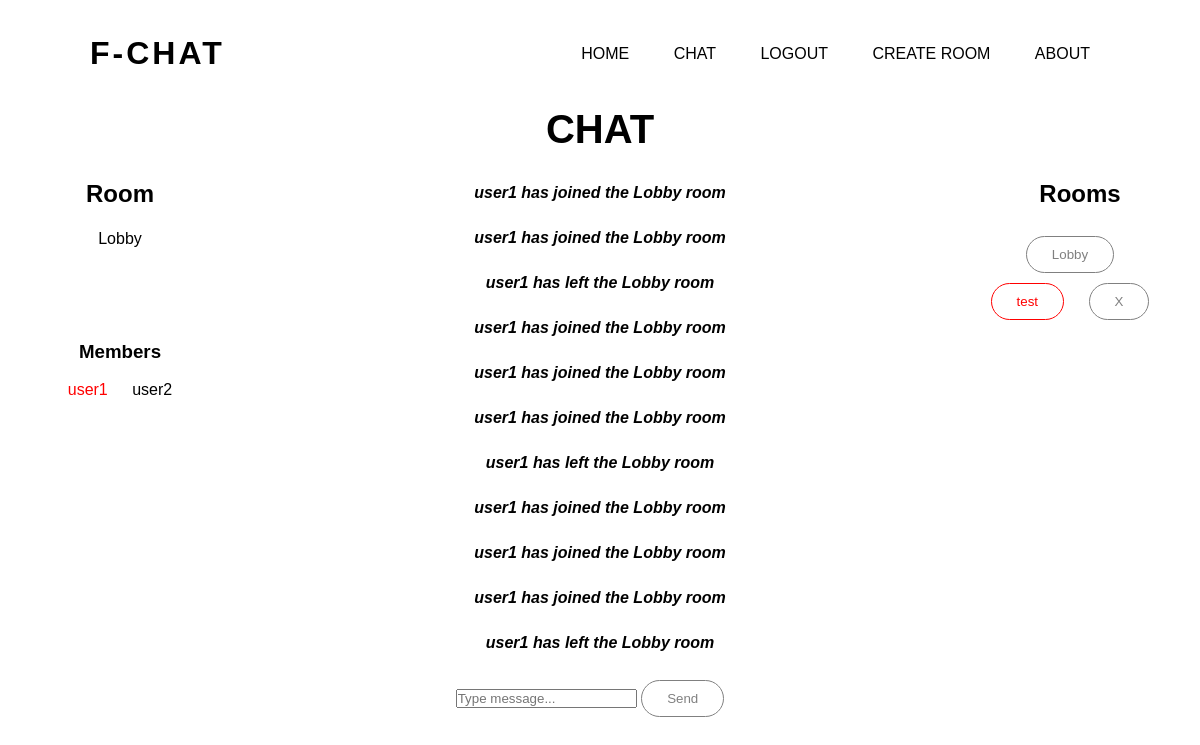
The page /chat (signed in) on the database its author committed.
### app/models.py (models this page shows)
class Room(db.Model):
    __tablename__ = "room"
    id = db.Column(db.Integer, primary_key=True)
    room_name = db.Column(db.String(100))
    owner = db.Column(db.String(80), db.ForeignKey('user.username'))
    messages = db.relationship('Message')

class User(db.Model, UserMixin):
    __tablename__ = "user"
    id = db.Column(db.Integer, primary_key=True)
    username = db.Column(db.String(80))
    email = db.Column(db.String(100))
    password = db.Column(db.String(200))
    authored_messages = db.relationship('Message')
    owned_rooms = db.relationship('Room')
    rooms = db.relationship('Room', secondary=room_members, backref=db.backref('members', lazy='dynamic'))

class Message(db.Model):
    __tablename__ = "message"
    id = db.Column(db.Integer, primary_key=True)
    room_id = db.Column(db.Integer, db.ForeignKey('room.id'))
    author = db.Column(db.String(80), db.ForeignKey('user.username'))
    content = db.Column(db.String(500))
    receivers = db.relationship('User', secondary=message_receivers, backref=db.backref('messages', lazy='dynamic'))
    is_system_message = db.Column(db.Boolean, default=False)

### app/views.py (the view)
@views.route("/chat", methods=["GET", "POST"])
def chat():
    lobby_room = Room.query.filter_by(room_name="Lobby").first()
    if not lobby_room:
        lobby_room = Room(room_name="Lobby")
        db.session.add(lobby_room)
        for user in User.query.all():
            lobby_room.members.append(user)
        db.session.commit()
    elif current_user not in lobby_room.members:
        lobby_room.members.append(current_user)
        db.session.commit()
    elif len(lobby_room.messages) >= 100:
        db.session.delete(lobby_room.messages[0])
        db.session.commit()
    return render_template("chat.html", user=current_user, rooms=current_user.rooms, current_room=Room.query.filter_by(room_name=session["current_room"]).first())

### app/__init__.py (called while the page is built)
def create_app():
    app.config["SECRET_KEY"] = "secret!"
    app.config["SESSION_TYPE"] = "filesystem"
    app.config["SQLALCHEMY_DATABASE_URI"] = f"sqlite:///{DB_NAME}"
    login_manager = LoginManager(app)
    Session(app)
    register_resources()
    @login_manager.user_loader
    def load_user(id):
        return User.query.get(int(id))
    db.init_app(app)
    jwt.init_app(app)
    from .socket import socketio
    from .views import views
    from .auth import auth
    app.register_blueprint(views, url_prefix="/")
    app.register_blueprint(auth, url_prefix="/")
    create_database(app)
    return socketio, app

### app/templates/chat.html (shortened to what this page needs)
{% extends "base.html" %} {% block title %} Chat {% endblock %}
{% from 'field-macro.html' import displayField %}
{% block content %}
<h1 class="chat-heading">Chat</h1><br>
<head>
    <link rel="stylesheet" href="../static/css/chat.css">
</head>
<div class="container">
        <div id="display-current-room">
            <h2>Room</h2><br>
            <p id="get-room">{{current_room.room_name}}</p>
        </div>
        <div id="display-room-members">
            <h3 align="center">Members</h3><br>
            <ul class="member-list">
            {% for member in current_room.members %}
                {% if member.username == user.username %}
                    <li style="color: red;">{{member.username}}</li>
                {% else %}
                    <li>{{member.username}}</li>
                {% endif %}
            {% endfor %}
            </ul>
        </div>
        <div id="manage-room">
        </div>
        <div id="display-message-section">
            {% for message in current_room.messages %}
                {% if message in user.messages %}
                    {% if message.is_system_message %}
                        <p><i><b>{{ message.content }}</b></i></p>
                    {% else %}
                        {% if message.author == user.username %}
                            <p style="color: red;">{{ message.author }}: {{ message.content }}</p>
                        {% else %}
                            <p>{{ message.author }}: {{ message.content }}</p>
                        {% endif %}
                    {% endif %}
                {% endif %}
            {% endfor %}
        </div>
        <div id="input-area">
            <input type="text" id="user_message" placeholder="Type message..." autocomplete="off">
            <button class="send-button" type="button" id="send_message">Send</button>
        </div>
        <div id="room-section">
            <h2 align="center">Rooms</h2><br>
            <ul class="room-list">
            {% for room in rooms %}
                <li>
                {% if room.owner == user.username %}
                    <button style="color: red;" class="select-room" type="button">{{room.room_name}}</button>
                    <button onclick="deleteRoom('{{room.room_name}}')">X</button>
                {% else %}
                    <button class="select-room" type="button">{{room.room_name}}</button>
                {% endif %}
                </li>
            {% endfor %}
            </ul>
        </div>
</div>
{% endblock %}

### app/templates/base.html (shortened to what this page needs)
<!DOCTYPE html>
<html lang="en">
    <head>
        <link rel="stylesheet" href="../static/css/style.css">
        <link rel="stylesheet" href="../static/css/all.min.css">
    </head>
    <body>
        <div class="hero">
            <div class="navbar">
                <h1 class="logo">F-CHAT</h1>
                <ul id="nav-links">
                    <li><a href="/">Home</a></li>
                    {% if user.is_authenticated%}
                          <li><a href="/chat">Chat</a></li>
                          <li><a href="/logout">Logout</a></li>
                          <li><a href="/create-room">Create room</a></li>
                    {% else %}
                        <li><a href="/login">Login</a></li>
                        <li><a href="/sign-up">Sign up</a></li>
                    {% endif %}
                    <li><a href="/about">About</a></li>
                </ul>
            </div>
            <div class="content">
                {% block content %} {% endblock %}
            </div>
        </div>
    </body>
</html>

### app/static/css/style.css (style rules this page uses)
* { margin: 0; padding: 0; font-family: sans-serif; }
.hero { width: 100%; height: 100vh; }
.navbar { width: 85%; margin: auto; padding: 35px 0; display: flex; align-items: center; justify-content: space-between; }
.navbar ul li { list-style: none; display: inline-block; margin: 0 20px; position: relative; }
.navbar ul li a { text-decoration: none; color: black; text-transform: uppercase; }
.navbar ul li::after { content: ''; height: 3px; width: 0; background: rgba(255, 200, 100); position: absolute; left: 0; bottom: -10px; transition: 0.5s; }
.logo { color: black; letter-spacing: 3px; cursor: pointer; }
.content h1 { font-size: 40px; text-align: center; text-transform: uppercase; padding-bottom: 10px; }
.content p { margin-bottom: 20px; font-weight: 100; line-height: 25px; text-align: center; }
button { margin-right: 20px; color: rgba(128,128,128); padding: 10px 25px; background: transparent; border: 1px solid; border-radius: 20px; outline: none; cursor: pointer; transition: 0.5s; }

### app/static/css/chat.css (style rules this page uses)
.container { display: grid; grid-template-columns: 20% auto 20%; grid-template-rows: 30% auto auto 10%; grid-template-areas: "room message rooms" "members message rooms" "manage message rooms" ". input ."; }
#display-current-room { grid-area: room; justify-self: center; }
#display-room-members { grid-area: members; justify-self: center; }
.member-list, .room-list { list-style: none; }
.member-list li { display: inline-block; margin: 0 10px; }
.room-list li { text-align: center; margin: 10px 0; }
#display-message-section { grid-area: message; height: 500px; overflow: auto; }
#manage-room { grid-area: manage; text-align: center; }
#input-area { grid-area: input; justify-self: center; }
#room-section { grid-area: rooms; text-align: center; }

### rows shown on the page
Room: room_name "Lobby"
User: username "user1"
User: username "user2"
Message: content "user1 has joined the Lobby room"
Message: content "user1 has joined the Lobby room"
Message: content "user1 has left the Lobby room"
Message: content "user1 has joined the Lobby room"
Message: content "user1 has joined the Lobby room"
Message: content "user1 has joined the Lobby room"
Message: content "user1 has left the Lobby room"
Message: content "user1 has joined the Lobby room"
Message: content "user1 has joined the Lobby room"
Message: content "user1 has joined the Lobby room"
Message: content "user1 has left the Lobby room"
Room: room_name "test"
